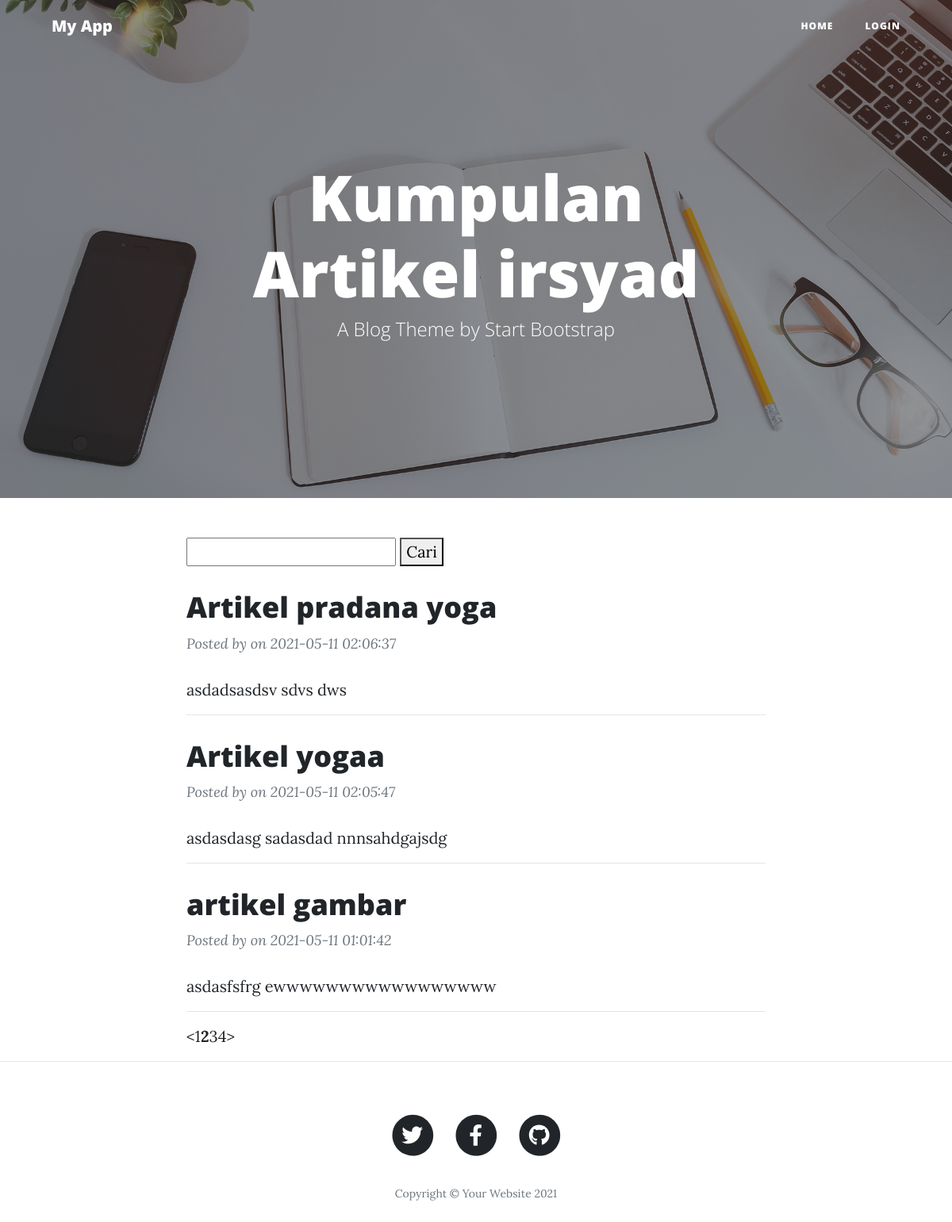
The page /index.php/blog/index/3 on the database its author committed.
### tables this page shows
CREATE TABLE `blog` (
  `id` int(11) NOT NULL,
  `title` varchar(255) NOT NULL,
  `content` text NOT NULL,
  `url` varchar(255) NOT NULL,
  `cover` varchar(255) NOT NULL,
  `date` timestamp NOT NULL DEFAULT current_timestamp() ON UPDATE current_timestamp()
);

### application/controllers/Blog.php (called while the page is built, shortened)
<?php
class Blog extends CI_Controller
{
    public function __construct()
    {
        $this->load->model('Blog_model');
        $this->load->library('session');
    }
    public function index($offset = 0)
    {
        $this->load->library('pagination');
        $config['base_url'] = site_url('blog/index');
        $config['total_rows'] = $this->Blog_model->getTotalBlogs();
        $config['per_page'] = 3;
        $query = $this->Blog_model->getBlogs($config['per_page'], $offset);
        $data['blogs'] = $query->result_array();
        $this->load->view('blog', $data);
    }
}

### index.php (called while the page is built, shortened)
<?php
require_once BASEPATH.'core/CodeIgniter.php';

### application/config/config.php (called while the page is built, shortened)
<?php
$config['base_url'] = 'http://localhost/myapp/';
$config['index_page'] = 'index.php';
$config['uri_protocol']	= 'REQUEST_URI';
$config['url_suffix'] = '';
$config['language']	= 'english';
$config['charset'] = 'UTF-8';
$config['enable_hooks'] = FALSE;
$config['subclass_prefix'] = 'MY_';
$config['composer_autoload'] = FALSE;
$config['permitted_uri_chars'] = 'a-z 0-9~%.:_\-';
$config['enable_query_strings'] = FALSE;
$config['controller_trigger'] = 'c';
$config['function_trigger'] = 'm';
$config['directory_trigger'] = 'd';
$config['allow_get_array'] = TRUE;
$config['log_threshold'] = 0;
$config['log_path'] = '';
$config['log_file_extension'] = '';
$config['log_file_permissions'] = 0644;
$config['log_date_format'] = 'Y-m-d H:i:s';
$config['error_views_path'] = '';
$config['cache_path'] = '';
$config['cache_query_string'] = FALSE;
$config['encryption_key'] = '';
$config['sess_driver'] = 'files';
$config['sess_cookie_name'] = 'ci_session';
$config['sess_expiration'] = 7200;
$config['sess_save_path'] = NULL;
$config['sess_match_ip'] = FALSE;
$config['sess_time_to_update'] = 300;
$config['sess_regenerate_destroy'] = FALSE;
$config['cookie_prefix']	= '';
$config['cookie_domain']	= '';
$config['cookie_path']		= '/';
$config['cookie_secure']	= FALSE;
$config['cookie_httponly'] 	= FALSE;
$config['standardize_newlines'] = FALSE;
$config['global_xss_filtering'] = FALSE;
$config['csrf_protection'] = FALSE;
$config['csrf_token_name'] = 'csrf_test_name';
$config['csrf_cookie_name'] = 'csrf_cookie_name';
$config['csrf_expire'] = 7200;
$config['csrf_regenerate'] = TRUE;
$config['csrf_exclude_uris'] = array();
$config['compress_output'] = FALSE;
$config['time_reference'] = 'local';
$config['rewrite_short_tags'] = FALSE;
$config['proxy_ips'] = '';

### application/models/Blog_model.php (called while the page is built, shortened)
<?php
class Blog_model extends CI_model{
    public function getBlogs($offset, $limit)
    {
        $filter = $this->input->get('find');
        $this->db->like('title', $filter);
        $this->db->limit($offset, $limit);
        $this->db->order_by('date', 'desc');
        return $this->db->get('blog');
    }
    public function getTotalBlogs()
    {
        $filter = $this->input->get('find');
        $this->db->like('title', $filter);
        return $this->db->count_all_results('blog');
    }
}

### application/views/blog.php (the view, shortened to what this page needs)
<header class="masthead" style="background-image: url('<?php echo base_url(); ?>tamplate/assets/img/home-bg.jpg')">
    <div class="overlay"></div>
    <div class="container">
        <div class="row">
            <div class="col-lg-8 col-md-10 mx-auto">
                <div class="site-heading">
                    <h1>Kumpulan Artikel irsyad</h1>
                    <span class="subheading">A Blog Theme by Start Bootstrap</span>
                </div>
            </div>
        </div>
    </div>
</header>
<div class="container">
    <div class="row">
        <div class="col-lg-8 col-md-10 mx-auto">
            <form>
                <input type="text" name='find'>
                <button type="submit">Cari</button>
            </form>
            <?php foreach ($blogs as $key => $blog) : ?>
                <div class="post-preview">
                    <a href="<?php echo site_url('blog/detail/' . $blog['url']); ?>">
                        <h2 class="post-title">
                            <?php echo $blog['title']; ?>
                        </h2>
                    </a>
                    <p class="post-meta">
                        Posted by on <?php echo $blog['date']; ?>
                    </p>
                    <?php echo $blog['content']; ?>
                </div>
                <hr>
            <?php endforeach; ?>
            <?php echo $this->pagination->create_links(); ?>
        </div>
    </div>
</div>
<hr />

### rows shown on the page
blog: title "Artikel pradana yoga", date "2021-05-11 02:06:37", content "asdadsasdsv sdvs dws"
blog: title "Artikel yogaa", date "2021-05-11 02:05:47", content "asdasdasg sadasdad nnnsahdgajsdg"
blog: title "artikel gambar", date "2021-05-11 01:01:42", content "asdasfsfrg ewwwwwwwwwwwwwwwww"

### other values the page prints
$this->pagination->create_links() "< 1 2 3 4 >"
